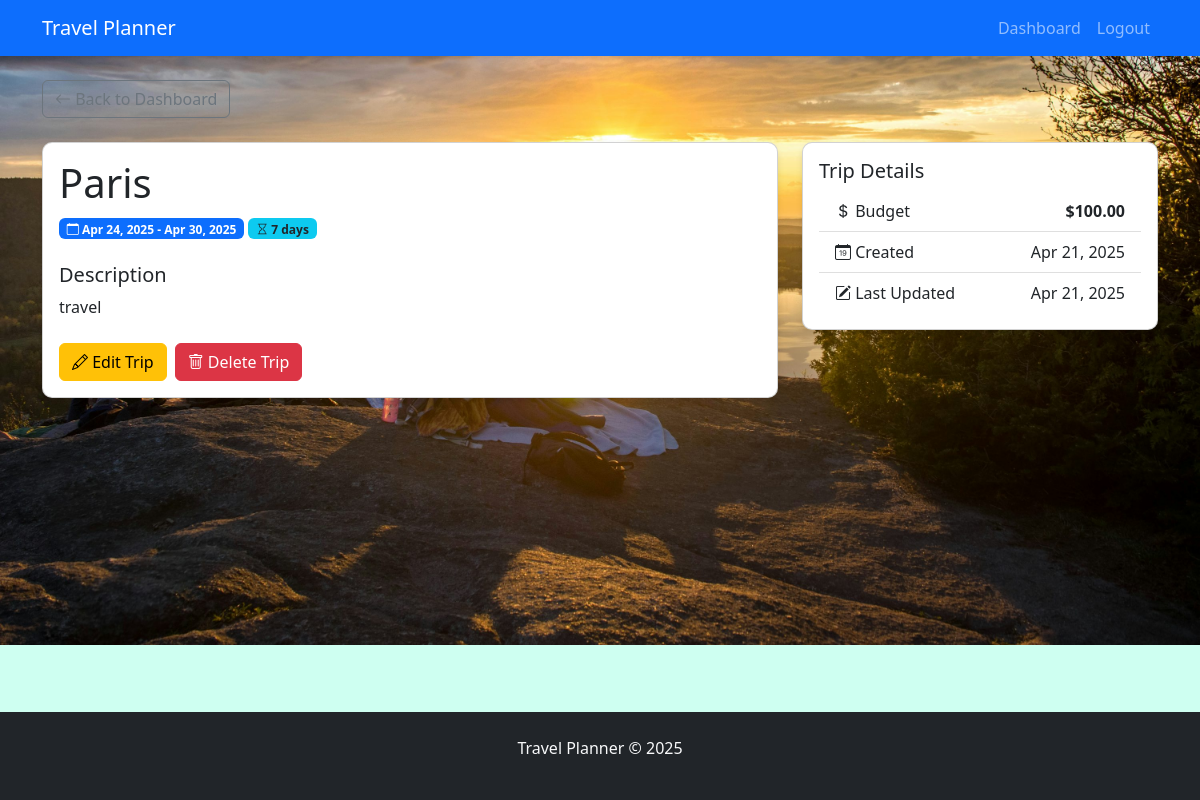
The page /pages/view_trips.php?id=6 (signed in) on the database its author committed.
### tables this page shows
CREATE TABLE `trips` (
  `trip_id` int(11) NOT NULL,
  `user_id` int(11) NOT NULL,
  `destination` varchar(100) NOT NULL,
  `start_date` date NOT NULL,
  `end_date` date NOT NULL,
  `description` text DEFAULT NULL,
  `budget` decimal(10,2) DEFAULT NULL,
  `created_at` timestamp NULL DEFAULT current_timestamp(),
  `updated_at` timestamp NULL DEFAULT current_timestamp() ON UPDATE current_timestamp()
);

### pages/view_trips.php (the view, shortened to what this page needs)
<?php
require_once "../db/connect.php";
$trip_id = validateInput($_GET['id']);
try {
    $stmt = $conn->prepare("SELECT * FROM trips WHERE trip_id = ? AND user_id = ?");
    $stmt->execute([$trip_id, $_SESSION['user_id']]);
    $trip = $stmt->fetch();
} catch (PDOException $e) {
    $_SESSION['message'] = "Error retrieving trip details: " . $e->getMessage();
    $_SESSION['message_type'] = "danger";
    header("Location: dashboard.php");
    exit;
}
?>
<!DOCTYPE html>
<html lang="en">
<head>
    <link rel="stylesheet" href="https://cdn.jsdelivr.net/npm/bootstrap@5.2.3/dist/css/bootstrap.min.css">
    <link rel="stylesheet" href="https://cdn.jsdelivr.net/npm/bootstrap-icons@1.10.0/font/bootstrap-icons.css">
    <link rel="stylesheet" href="../css/style.css">
</head>
<body>
    <nav class="navbar navbar-expand-lg navbar-dark bg-primary">
        <div class="container">
            <a class="navbar-brand" href="../index.php">Travel Planner</a>
            <div class="collapse navbar-collapse" id="navbarNav">
                <ul class="navbar-nav ms-auto">
                    <li class="nav-item">
                        <a class="nav-link" href="dashboard.php">Dashboard</a>
                    </li>
                    <li class="nav-item">
                        <a class="nav-link" href="../logout.php">Logout</a>
                    </li>
                </ul>
            </div>
        </div>
    </nav>
    <div class="container mt-4">
        <div class="mb-4">
            <a href="dashboard.php" class="btn btn-outline-secondary">
                <i class="bi bi-arrow-left"></i> Back to Dashboard
            </a>
        </div>
        <div class="row">
            <div class="col-md-8">
                <div class="card mb-4">
                    <div class="card-body">
                        <h1 class="card-title"><?php echo htmlspecialchars($trip['destination']); ?></h1>
                        <div class="mb-3">
                            <span class="badge bg-primary">
                                <i class="bi bi-calendar"></i>
                                <?php echo date('M d, Y', strtotime($trip['start_date'])); ?> -
                                <?php echo date('M d, Y', strtotime($trip['end_date'])); ?>
                            </span>
                            <?php
                            $start = new DateTime($trip['start_date']);
                            $end = new DateTime($trip['end_date']);
                            $interval = $start->diff($end);
                            $duration = $interval->days + 1;
                            ?>
                            <span class="badge bg-info text-dark">
                                <i class="bi bi-hourglass"></i> <?php echo $duration; ?> day<?php echo $duration != 1 ? 's' : ''; ?>
                            </span>
                        </div>
                        <?php if (!empty($trip['description'])): ?>
                            <h5 class="mt-4">Description</h5>
                            <p class="card-text"><?php echo nl2br(htmlspecialchars($trip['description'])); ?></p>
                        <?php endif; ?>
                        <div class="d-flex mt-4">
                            <a href="edit_trip.php?id=<?php echo $trip['trip_id']; ?>" class="btn btn-warning me-2">
                                <i class="bi bi-pencil"></i> Edit Trip
                            </a>
                            <a href="delete_trip.php?id=<?php echo $trip['trip_id']; ?>" class="btn btn-danger"
                               onclick="return confirm('Are you sure you want to delete this trip?');">
                                <i class="bi bi-trash"></i> Delete Trip
                            </a>
                        </div>
                    </div>
                </div>
            </div>
            <div class="col-md-4">
                <div class="card mb-4">
                    <div class="card-body">
                        <h5 class="card-title">Trip Details</h5>
                        <ul class="list-group list-group-flush">
                            <?php if (!empty($trip['budget'])): ?>
                                <li class="list-group-item d-flex justify-content-between align-items-center">
                                    <span><i class="bi bi-currency-dollar"></i> Budget</span>
                                    <span class="fw-bold">$<?php echo number_format($trip['budget'], 2); ?></span>
                                </li>
                            <?php endif; ?>
                            <li class="list-group-item d-flex justify-content-between align-items-center">
                                <span><i class="bi bi-calendar-date"></i> Created</span>
                                <span><?php echo date('M d, Y', strtotime($trip['created_at'])); ?></span>
                            </li>
                            <?php if ($trip['created_at'] != $trip['updated_at']): ?>
                                <li class="list-group-item d-flex justify-content-between align-items-center">
                                    <span><i class="bi bi-pencil-square"></i> Last Updated</span>
                                    <span><?php echo date('M d, Y', strtotime($trip['updated_at'])); ?></span>
                                </li>
                            <?php endif; ?>
                        </ul>
                    </div>
                </div>
            </div>
        </div>
    </div>
    <footer class="bg-dark text-light py-4">
        <div class="container text-center">
            <p>Travel Planner &copy; 2025</p>
        </div>
    </footer>
</body>
</html>

### css/style.css (style rules this page uses)
body { font-family: 'Segoe UI', Tahoma, Geneva, Verdana, sans-serif; background-color: #cefff1; }
.navbar { box-shadow: 0 2px 4px rgba(0, 0, 0, 0.1); }
.card { border-radius: 10px; box-shadow: 0 4px 6px rgba(0, 0, 0, 0.1); transition: transform 0.3s; }

### pages/view_trips.php (style rules this page uses)
body { background-image: url('../images/bg1.jpg'); background-size: cover; background-position: center; background-repeat: no-repeat; padding-bottom: 70px; }
footer { position: fixed; bottom: 0; left: 0; width: 100%; background-color: #343a40; color: #fff; }

### rows shown on the page
trips: destination "Paris", start_date "Apr 24, 2025", end_date "Apr 30, 2025", duration "7", description "travel", budget "100.00", created_at "Apr 21, 2025", updated_at "Apr 21, 2025"
